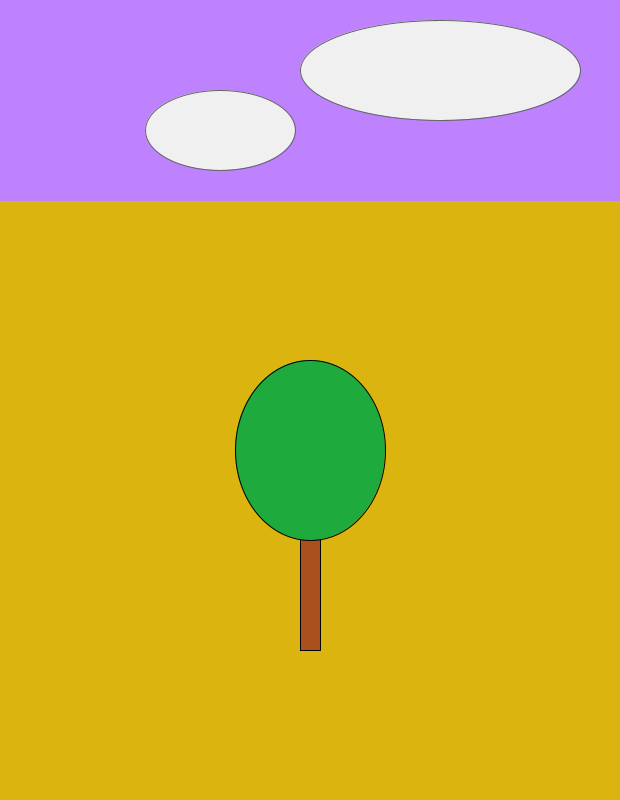
Frame 1 (no input)
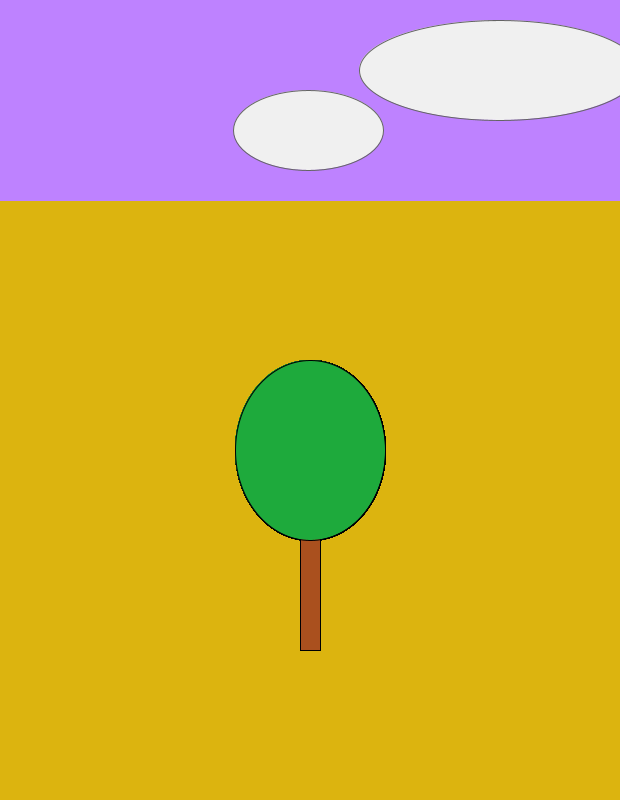
Frame 60 (the mouse pressed at the canvas centre just before this capture)
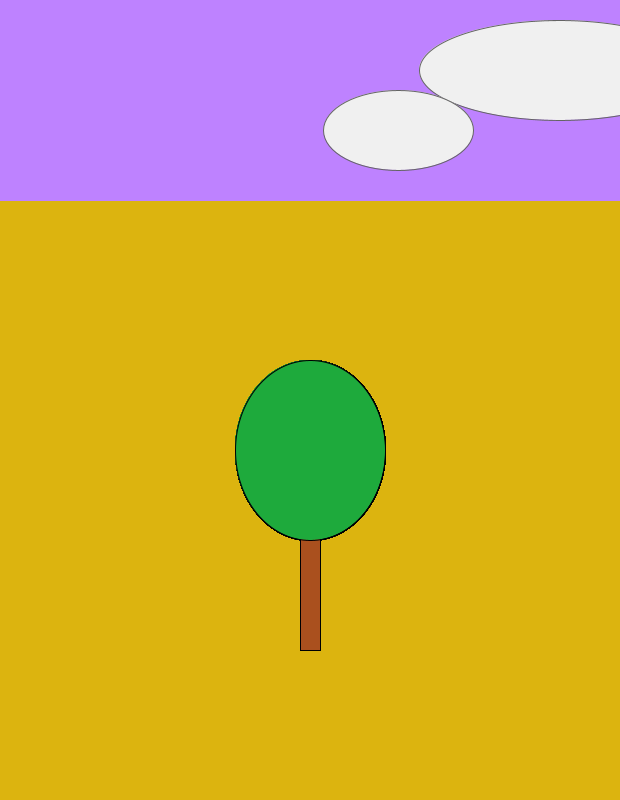
Frame 120 (the mouse held since frame 60 and released just before this capture)

The Processing sketch that drew these frames (run headless with seeded random() and noise(); from frame 60 on, the mouse is pressed at the canvas centre):

// Processing sketch: P3_intro_2
// ── P3_intro_2.pde
/* Processing: Animation, betingelser. 
 * Vi tegner en himmel med drivende skyer ved at udnytte, at draw()-funktionen hele tiden gentages
 */

color stamme = color(170, 80, 30);    // Som før
color blade = color(30, 170, 60);     // Som før
color graes = color(220, 180, 15);    // Vissent som før. Husk at rette denne til din egen græs-farve
color himmel = color(190, 130, 255);  // Ny farve - himmelblå. Sådan da - gør den gerne selv bedre.
color sky = color(240);               // Ny farve - lysegrå til skyerne.

float sky_1x, sky_2x;    // To variabler af typen float (kommatal). De skal indeholde skyernes position.

/* Vi kan godt erklære flere variabler af samme type i en linje, men så kan vi 
 * ikke give dem værdier her. Det gør vi derfor nedenfor i setup().
 */

/* 
 * setup()-funktionen. Altid med. 
 */
void setup() {
  size(620, 800);
  background(graes);
  sky_1x = 440;          // Sky_1 starter ude til højre
  sky_2x = 220;          // Sky_2 starter ca. midt på
}

/* 
 * draw()-funktionen. Altid med. 
 */
void draw() {
  fill(himmel);          // Først skal vi have tilføjet en himmel bag skyerne.
  stroke(himmel);        // Og himlen skal ikke have en sort kant omkring, 
                         // så derfor lader vi kanten få himlens farve.
  rect(0, 0, 620, 200);  // Himlen skal tegnes hver gang draw() gennemløbes. 
  
  // Opgave 1: Se hvad der sker, hvis du sætter // foran linjen: rect(0, 0, 620, 200);
  //           Grimt, ikke sandt? Det er derfor, vi tegner himlen op hver gang.
  
  fill(sky);                        // Dernæst skal skyerne fyldes med sky-farve
  stroke(100);                      // Skyerne skal have en mellemgrå kant
  ellipse(sky_1x, 70, 280, 100);    // Skyerne tegnes som ellipser, lige som trækronen neden for, 
  ellipse(sky_2x, 130, 150, 80);    // men i stedet for et tal står nu navnet på en variabel 
                                    // som x-værdi for ellipsens position.
  sky_1x += 1;                      // Når skyen er tegnet, lægger vi lidt til den startværdi, 
  sky_2x += 1.5;                    // x-positionerne fik fra starten, og vi lader sky_2 bevæge 
                                    // sig lidt hurtigere end sky_1. 

  /* Skrivemåden += betyder, at vi øger variablens værdi med det tal, der står efter lighedstegnet.
   * Bemærk også, at decimaltegnet er . (punktum) ikke komma som på dansk.
   */
   
  if (sky_1x > 620) sky_1x = -100;  // Skyerne flytter mod højre og vil bevæge sig ud af vinduet. Når 
  if (sky_2x > 620) sky_2x = -100;  // de kommer til højre kant, lader vi dem derfor starte forfra 
                                    // til venstre for vinduet. Variabler kan godt være negative.
  /* Bemærk if(...)-sætningen. Dette kaldes en betingelse. 
   * HVIS, og KUN HVIS udsagnet inde i parentesen er sandt, vil instruktionen bagefter blive udført.
   */
  
  // Opgave 2: Skyerne når ikke helt ud til højre før de blinker bort. Ret det.
  //           Den store af skyerne starter heller ikke helt uden for venstre kant. Ret også det.
  
  // Til sidst skal vi igen have tegnet træet.
  stroke(0);                        // Træet skal have sin sorte kant.
  fill(stamme);                     // Og stammen skal have sin brune farve, som før.
  rect(300, 530, 20, 120); 
  fill(blade);                      // Det samme gælder kronen. 
  ellipse(310, 450, 150, 180);      // Kronen er lidt pænere nu, men det er dig, der bestemmer.
  
  // Opgave 3: Sæt igen et æble på træet, som i den forrige sketch
  
  // Opgave 4: Lav nogle nye variable i starten, sky_1fart og sky_2fart, af typen float lige som 
  //           positionerne, og brug dem i stedet for tallene 1 og 1.5 i linje 44 og 45.
  
  // Opgave 5: Få en af skyerne (eller begge) til at drive den modsatte vej.
}
